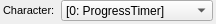
<?xml version="1.0" encoding="UTF-8"?>
<ui version="4.0">
 <class>UI_InputResource</class>
 <widget class="QWidget" name="UI_InputResource">
  <property name="geometry">
   <rect>
    <x>0</x>
    <y>0</y>
    <width>216</width>
    <height>24</height>
   </rect>
  </property>
  <property name="maximumSize">
   <size>
    <width>16777215</width>
    <height>25</height>
   </size>
  </property>
  <property name="windowTitle">
   <string>UI_InputResource</string>
  </property>
  <layout class="QGridLayout" name="gridLayout">
   <property name="leftMargin">
    <number>3</number>
   </property>
   <property name="topMargin">
    <number>0</number>
   </property>
   <property name="rightMargin">
    <number>3</number>
   </property>
   <property name="bottomMargin">
    <number>3</number>
   </property>
   <item row="0" column="0">
    <widget class="QLabel" name="label">
     <property name="sizePolicy">
      <sizepolicy hsizetype="Minimum" vsizetype="Preferred">
       <horstretch>0</horstretch>
       <verstretch>0</verstretch>
      </sizepolicy>
     </property>
     <property name="font">
      <font>
       <pointsize>8</pointsize>
      </font>
     </property>
     <property name="text">
      <string>Character:</string>
     </property>
     <property name="alignment">
      <set>Qt::AlignLeading|Qt::AlignLeft|Qt::AlignVCenter</set>
     </property>
    </widget>
   </item>
   <item row="0" column="1">
    <widget class="QComboBox" name="comboBox">
     <property name="sizePolicy">
      <sizepolicy hsizetype="Expanding" vsizetype="Fixed">
       <horstretch>0</horstretch>
       <verstretch>0</verstretch>
      </sizepolicy>
     </property>
     <property name="maximumSize">
      <size>
       <width>16777215</width>
       <height>21</height>
      </size>
     </property>
     <property name="font">
      <font>
       <pointsize>9</pointsize>
      </font>
     </property>
     <property name="toolTip">
      <string>Input resource argument</string>
     </property>
     <item>
      <property name="text">
       <string>[0: ProgressTimer]</string>
      </property>
     </item>
    </widget>
   </item>
  </layout>
 </widget>
 <layoutdefault spacing="6" margin="11"/>
 <resources/>
 <connections>
  <connection>
   <sender>comboBox</sender>
   <signal>currentIndexChanged(int)</signal>
   <receiver>UI_InputResource</receiver>
   <slot>selectResource(int)</slot>
   <hints>
    <hint type="sourcelabel">
     <x>144</x>
     <y>8</y>
    </hint>
    <hint type="destinationlabel">
     <x>215</x>
     <y>11</y>
    </hint>
   </hints>
  </connection>
 </connections>
 <slots>
  <slot>selectResource(int)</slot>
 </slots>
</ui>
